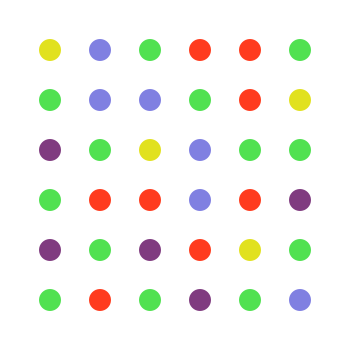
Frame 1 (no input)
Frame 60 (the mouse pressed at the canvas centre just before this capture): identical to frame 1, image omitted
Frame 120 (the mouse held since frame 60 and released just before this capture): identical to frame 1, image omitted

The Processing sketch that drew this single still picture (run headless with seeded random() and noise(); from frame 60 on, the mouse is pressed at the canvas centre):

// Processing sketch: Dots
// ── Dots.pde
int lMaxNum = 60;
Ball[] b = new Ball[36];
Line[] l = new Line[lMaxNum];
Line actl;
int checkcol;
int checkedBallNum;
boolean wasmousepressed = false;
static boolean[][] appear = {{true,true,true,true,true,true},
                      {true,true,true,true,true,true},
                      {true,true,true,true,true,true},
                      {true,true,true,true,true,true},
                      {true,true,true,true,true,true},
                      {true,true,true,true,true,true},};
int lc_x = -1,lc_y = -1;
static int eSize = 22;

void setup(){
  size(350,350);
  noStroke();
  checkcol = -1;
  checkedBallNum = 0;
  
  for(int i = 0;i<6;i++){
    for(int j = 0;j<6;j++){
      b[i*6+j] = new Ball((int)random(5),i*50+50,j*50+50,i,j);
    }
  }
  for(int i = 0;i<lMaxNum;i++){
    l[i] = new Line();
  }
  actl = new Line();
}

void draw(){
  int i;
  background(255);
  checkedBallNum = 0;
  actl.update();
  actl.drawLine();
  for(i=0;i<lMaxNum;i++) l[i].drawLine();
  for(i = 0;i<36;i++){
    b[i].update();
    b[i].drawellipse();
    if(b[i].check)checkedBallNum++;
  }
  println(checkedBallNum);
  if(mousePressed){
    for(i = 0;i<36;i++){
      if(checkcol == b[i].col && collidecircle(mouseX,mouseY,(int)b[i].pos_x,(int)b[i].pos_y)){
        if((lc_y == b[i].sq_y && lc_x-1 == b[i].sq_x) || 
           (lc_y == b[i].sq_y && lc_x+1 == b[i].sq_x) ||
           (lc_x == b[i].sq_x && lc_y-1 == b[i].sq_y) ||
           (lc_x == b[i].sq_x && lc_y+1 == b[i].sq_y)){
              b[i].check = true;
              lc_x = b[i].sq_x;
              lc_y = b[i].sq_y;
              for(int j = 0;j<lMaxNum;j++){
                if(l[j].enable == false){
                  l[j].initialize(b[i].col,actl.start_x,actl.start_y,(int)b[i].pos_x,(int)b[i].pos_y);
                  break;
                }
              }
              actl.initialize(b[i].col,(int)b[i].pos_x,(int)b[i].pos_y);
              break;
        }
      }
    }
  }
}

void mousePressed(){
  if(!wasmousepressed){
    for(int i = 0;i<36;i++){
      if(collidecircle(mouseX,mouseY,(int)b[i].pos_x,(int)b[i].pos_y)){
        b[i].check = true;
        lc_x = b[i].sq_x;
        lc_y = b[i].sq_y;
        checkcol = b[i].col;
        actl.initialize(b[i].col, (int)b[i].pos_x, (int)b[i].pos_y);
        break;
      }
    }
  }
}

void mouseReleased(){
  lc_x = -1;
  lc_y = -1;
  println(checkedBallNum);
  if(checkedBallNum >= 2){
    for(int i = 0;i<36;i++){
      if(b[i].check){
        b[i].disapp();
        println(b[i].sq_x,b[i].sq_y);
        appear[b[i].sq_x][b[i].sq_y] = false;
      }
    }
  }
  for(int i = 0;i<36;i++){
    b[i].check = false;
    b[i].waschecked = false;
  }
  for(int i = 0;i<lMaxNum;i++){
    l[i].initialize(0,0,0,0,0);
    l[i].enable = false;
  }
  actl.initialize(0,0,0,0,0);
  actl.enable = false;
  wasmousepressed = false;
  checkcol = -1;
  checkedBallNum = 0;
}

boolean collidecircle(int x1, int y1, int x2, int y2){
  int x = (x1-x2)*(x1-x2);
  int y = (y1-y2)*(y1-y2);
  if(x+y < (eSize/2)*(eSize/2))return true;
  return false;
}

// ── Ball.pde
class Ball{
    int col;
    float pos_x,pos_y;
    int sq_x,sq_y,end_y;
    boolean check,waschecked;
    EfcBall efcball;
    
    Ball(int c, int px, int py, int sx, int sy){
      col = c;
      pos_x = px;
      pos_y = py;
      sq_x = sx;
      sq_y = sy;
      check = false;
      waschecked = false;
      efcball = new EfcBall(col,(int)pos_x,(int)pos_y);
    }
    
    void update(){
      if(check && !waschecked){
        efcball.end = false;
        waschecked = true;
      }
      efcball.update();
      efcball.drawEfcBall(); 
    }
    
    void drawellipse(){
      switch(col){
        case 0:fill(255,60,30);break;
        case 1:fill(80,225,80);break;
        case 2:fill(128,128,225);break;
        case 3:fill(225,225,30);break;
        case 4:fill(128,60,128);break;
      }
      noStroke();
      ellipse(pos_x, pos_y, eSize, eSize);
    }
    
    void disapp(){
       pos_y = -eSize;
       col = (int)random(5);
       check = false;
       waschecked = false;
    }
};


// ── EfcBall.pde
class EfcBall{
  int col;
  int pos_x,pos_y;
  float alp,size;
  boolean end;
  
  EfcBall(int c,int x,int y){
    col = c;
    pos_x = x;
    pos_y = y;
    alp = 150;
    size = 20;
    end = true;
  }
  
  void initialize(){
    alp = 150;
    size = 22;
    end = true;
  }
  
  void update(){
    if(!end){
      size++;
      alp -= 2.5;
      if(alp <= 0){
        alp = 150;
        size = 22;
        end = true;
      }
    }
  }
  
  void drawEfcBall(){
    if(!end){
      switch(col){
        case 0:fill(255,60,30,alp);break;
        case 1:fill(80,225,80,alp);break;
        case 2:fill(128,128,225,alp);break;
        case 3:fill(225,225,30,alp);break;
        case 4:fill(128,60,128,alp);break;
      }
      noStroke();
      ellipse(pos_x,pos_y,size,size);
    }
  }
};


// ── Line.pde
class Line{
  int col;
  int start_x,start_y,end_x,end_y;
  boolean enable;
  
  void Line(){
    col = 0;
    start_x = 0;
    start_y = 0;
    end_x = 0;
    end_y = 0;
    enable = false;
  }
  
  void initialize(int c, int sx, int sy){
    col = c;
    start_x = sx;
    start_y = sy;
    end_x = mouseX;
    end_y = mouseY;
    enable = true;
  }
  
  void initialize(int c, int sx, int sy, int ex, int ey){
    col = c;
    start_x = sx;
    start_y = sy;
    end_x = ex;
    end_y = ey;
    enable = true;
  }
  
  void initialize(int c, int sx, int sy, int ex, int ey, boolean e){
    col = c;
    start_x = sx;
    start_y = sy;
    end_x = ex;
    end_y = ey;
    enable = e;
  }
  
  void update(){
    end_x = mouseX;
    end_y = mouseY;
  }
  
  void drawLine(){
    if(enable){
      strokeWeight(3);
      switch(col){
          case 0:stroke(255,60,30,150);break;
          case 1:stroke(80,225,80,150);break;
          case 2:stroke(128,128,225,150);break;
          case 3:stroke(225,225,30,150);break;
          case 4:stroke(128,60,128,150);break;
        }
      line(start_x,start_y,end_x,end_y);
    }
  }
};
